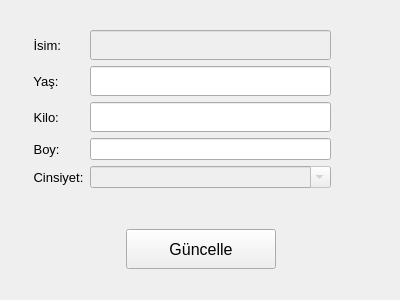
<?xml version="1.0" encoding="UTF-8"?>
<ui version="4.0">
 <class>Guncelle</class>
 <widget class="QWidget" name="Guncelle">
  <property name="geometry">
   <rect>
    <x>0</x>
    <y>0</y>
    <width>400</width>
    <height>300</height>
   </rect>
  </property>
  <property name="minimumSize">
   <size>
    <width>400</width>
    <height>300</height>
   </size>
  </property>
  <property name="maximumSize">
   <size>
    <width>400</width>
    <height>300</height>
   </size>
  </property>
  <property name="windowTitle">
   <string>Form</string>
  </property>
  <property name="windowIcon">
   <iconset resource="icons.qrc">
    <normaloff>:/icons/icons/icon_profile.png</normaloff>:/icons/icons/icon_profile.png</iconset>
  </property>
  <widget class="QWidget" name="formLayoutWidget_2">
   <property name="geometry">
    <rect>
     <x>30</x>
     <y>30</y>
     <width>301</width>
     <height>181</height>
    </rect>
   </property>
   <layout class="QFormLayout" name="formLayout_2">
    <item row="0" column="0">
     <widget class="QLabel" name="label_guncelle_name">
      <property name="minimumSize">
       <size>
        <width>50</width>
        <height>30</height>
       </size>
      </property>
      <property name="font">
       <font>
        <pointsize>10</pointsize>
       </font>
      </property>
      <property name="text">
       <string> İsim:</string>
      </property>
     </widget>
    </item>
    <item row="1" column="0">
     <widget class="QLabel" name="label_guncelle_age">
      <property name="minimumSize">
       <size>
        <width>50</width>
        <height>30</height>
       </size>
      </property>
      <property name="font">
       <font>
        <pointsize>10</pointsize>
       </font>
      </property>
      <property name="text">
       <string> Yaş:</string>
      </property>
     </widget>
    </item>
    <item row="1" column="1">
     <widget class="QLineEdit" name="lineEdit_guncelle_age">
      <property name="minimumSize">
       <size>
        <width>0</width>
        <height>30</height>
       </size>
      </property>
      <property name="inputMethodHints">
       <set>Qt::ImhPreferNumbers</set>
      </property>
     </widget>
    </item>
    <item row="2" column="0">
     <widget class="QLabel" name="label_guncelle_weight">
      <property name="minimumSize">
       <size>
        <width>50</width>
        <height>30</height>
       </size>
      </property>
      <property name="font">
       <font>
        <pointsize>10</pointsize>
       </font>
      </property>
      <property name="text">
       <string> Kilo:</string>
      </property>
     </widget>
    </item>
    <item row="2" column="1">
     <widget class="QLineEdit" name="lineEdit_guncelle_weight">
      <property name="minimumSize">
       <size>
        <width>0</width>
        <height>30</height>
       </size>
      </property>
      <property name="inputMethodHints">
       <set>Qt::ImhDigitsOnly|Qt::ImhPreferNumbers</set>
      </property>
     </widget>
    </item>
    <item row="0" column="1">
     <widget class="QLineEdit" name="lineEdit_guncelle_name">
      <property name="enabled">
       <bool>false</bool>
      </property>
      <property name="minimumSize">
       <size>
        <width>0</width>
        <height>30</height>
       </size>
      </property>
      <property name="inputMethodHints">
       <set>Qt::ImhLatinOnly</set>
      </property>
      <property name="readOnly">
       <bool>true</bool>
      </property>
     </widget>
    </item>
    <item row="3" column="0">
     <widget class="QLabel" name="label_guncelle_boy">
      <property name="font">
       <font>
        <pointsize>10</pointsize>
       </font>
      </property>
      <property name="text">
       <string> Boy:</string>
      </property>
     </widget>
    </item>
    <item row="3" column="1">
     <widget class="QLineEdit" name="lineEdit_guncelle_boy">
      <property name="inputMethodHints">
       <set>Qt::ImhDigitsOnly|Qt::ImhPreferNumbers</set>
      </property>
     </widget>
    </item>
    <item row="4" column="0">
     <widget class="QLabel" name="label_guncelle_cinsiyet">
      <property name="font">
       <font>
        <pointsize>10</pointsize>
       </font>
      </property>
      <property name="text">
       <string> Cinsiyet:</string>
      </property>
     </widget>
    </item>
    <item row="4" column="1">
     <widget class="QComboBox" name="comboBox_guncelle_cinsiyet">
      <property name="enabled">
       <bool>false</bool>
      </property>
      <property name="editable">
       <bool>true</bool>
      </property>
     </widget>
    </item>
   </layout>
  </widget>
  <widget class="QWidget" name="horizontalLayoutWidget">
   <property name="geometry">
    <rect>
     <x>10</x>
     <y>219</y>
     <width>381</width>
     <height>61</height>
    </rect>
   </property>
   <layout class="QHBoxLayout" name="horizontalLayout">
    <item>
     <spacer name="horizontalSpacer">
      <property name="orientation">
       <enum>Qt::Horizontal</enum>
      </property>
      <property name="sizeHint" stdset="0">
       <size>
        <width>40</width>
        <height>20</height>
       </size>
      </property>
     </spacer>
    </item>
    <item>
     <widget class="QPushButton" name="pushButton_guncelle">
      <property name="minimumSize">
       <size>
        <width>150</width>
        <height>40</height>
       </size>
      </property>
      <property name="maximumSize">
       <size>
        <width>150</width>
        <height>40</height>
       </size>
      </property>
      <property name="font">
       <font>
        <pointsize>12</pointsize>
       </font>
      </property>
      <property name="text">
       <string>Güncelle</string>
      </property>
     </widget>
    </item>
    <item>
     <spacer name="horizontalSpacer_2">
      <property name="orientation">
       <enum>Qt::Horizontal</enum>
      </property>
      <property name="sizeHint" stdset="0">
       <size>
        <width>40</width>
        <height>20</height>
       </size>
      </property>
     </spacer>
    </item>
   </layout>
  </widget>
 </widget>
 <resources>
  <include location="icons.qrc"/>
 </resources>
 <connections/>
</ui>
